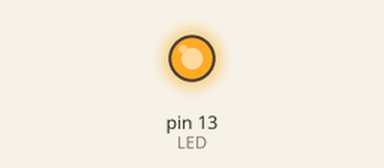
This sketch was run on a simulated Arduino Uno, built with avr-gcc and run on an emulated ATmega328P. Shown: output pins drawn as LEDs (lit = HIGH).

Above: at 0.15 s.
At 14.4 s:
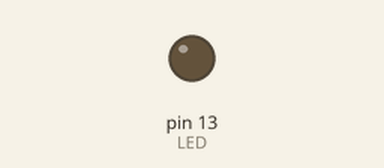
Timing chart, 0 to 15.6 s (numbered marks = the images above):
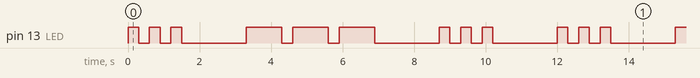

Measured:
- by itself, pin 13 (LED): repeats every 12.0 s: 2 × (LOW 0.30 s, HIGH 0.30 s), LOW 1.8 s, 2 × (HIGH 1.0 s, LOW 0.30 s), HIGH 1.0 s, LOW 1.8 s, 2 × (HIGH 0.30 s, LOW 0.30 s), HIGH 0.30 s, LOW 1.8 s, HIGH 0.30 s
- by itself, everything shown: repeats every 12.0 s, in 18 steps

The sketch:

ex4.ino
```cpp
#define LED 13

volatile char serialInput;

void setup() {
  // initialize digital pin LED_BUILTIN as an output.
  pinMode(LED_BUILTIN, OUTPUT);
}

// the loop function runs over and over again forever

void loop() {
  int letters[26][4] = {
    {0, 1, 0, 0}, {1, 0, 0, 0}, {1,0,1,0}, {1, 0, 0, 0}, {0, 0, 0, 0}, {0, 0, 1, 0},
    {1, 1, 0, 0},  {0, 0, 0, 0}, {0, 0, 0, 0}, {0, 1, 1, 1}, {1, 0, 1, 0}, {0, 1, 0, 0},
    {1, 1, 0, 0}, {1, 0, 0, 0}, {1, 1, 1, 0}, {0, 1, 1, 0}, {1, 1, 0, 1}, {0, 1, 0, 0},
    {0, 0, 0, 0}, {1, 0, 0, 0}, {0, 0, 1, 0}, {0, 0, 0, 1}, {0, 1, 1, 0}, {1, 0, 0, 1},
    {1, 0, 1, 1}, {1, 1, 0, 0}
  };

  int letter_sizes[26] = {
    2, 4, 4, 3, 1, 4, 3, 4, 2, 4, 3, 4, 2, 2, 3, 4, 4, 3, 3, 1, 3, 4, 3, 4, 4, 4
  };
  int letter_indexes[] = {18, 14, 18};
  // while(Serial.available()) {
  //   serialInput = Serial.read();
  //   int letter = serialInput - 'a'
  // }
  for(int i = 0; i < 3; i++) {
    for(int j = 0; j < letter_sizes[letter_indexes[i]]; j++) {
      if(letters[letter_indexes[i]][j] == 0)
        blinkShort();
      else
        blinkLong();
    }
    delay(1500);
  }
}

void blinkLong() {
  digitalWrite(LED, HIGH);
  delay(1000);
  digitalWrite(LED, LOW);
  delay(300);
}

void blinkShort() {
  digitalWrite(LED, HIGH);
  delay(300);
  digitalWrite(LED, LOW);
  delay(300);
}
```
